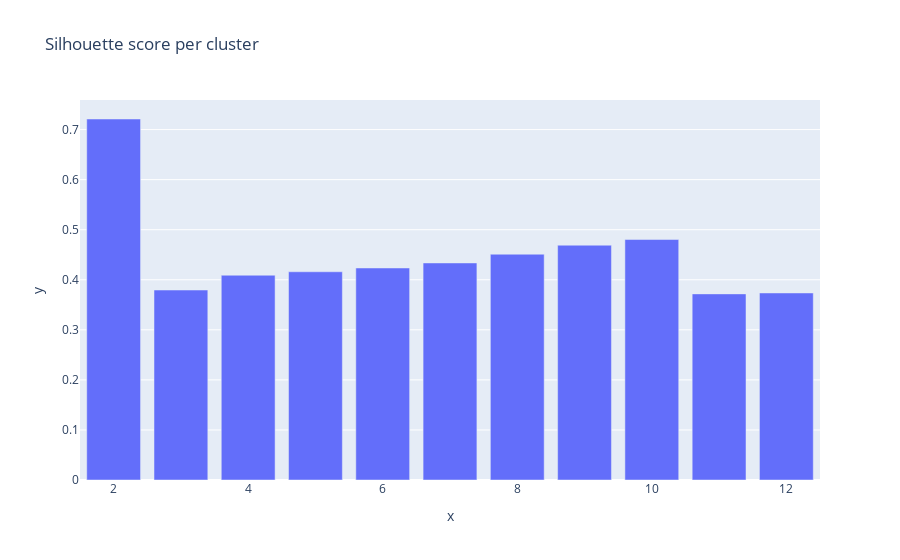

The code cell stored with this chart in its notebook:
### Code cell
# Affichage de scores en fonction du nombre de clusters
fig = px.bar(x = range(2,13), y = s_score, title="Silhouette score per cluster")# yaxis_title="Silhouette Score", xaxis_title="# Clusters", )
fig.show()

### Figure 1 — Plotly figure (JSON) as saved in the notebook; plotly's stock layout.template omitted (floating-point values rounded to 4 significant figures)
{"data": [{"alignmentgroup": "True", "hovertemplate": "x=%{x}<br>y=%{y}<extra></extra>", "legendgroup": "", "marker": {"color": "#636efa", "pattern": {"shape": ""}}, "name": "", "offsetgroup": "", "orientation": "v", "showlegend": false, "textposition": "auto", "type": "bar", "x": [2, 3, 4, 5, 6, 7, 8, 9, 10, 11, 12], "xaxis": "x", "y": [0.7211, 0.3795, 0.4091, 0.4159, 0.4235, 0.4336, 0.451, 0.469, 0.4804, 0.3718, 0.3736], "yaxis": "y"}], "layout": {"barmode": "relative", "legend": {"tracegroupgap": 0}, "title": {"text": "Silhouette score per cluster"}, "xaxis": {"anchor": "y", "domain": [0, 1], "title": {"text": "x"}}, "yaxis": {"anchor": "x", "domain": [0, 1], "title": {"text": "y"}}}}
